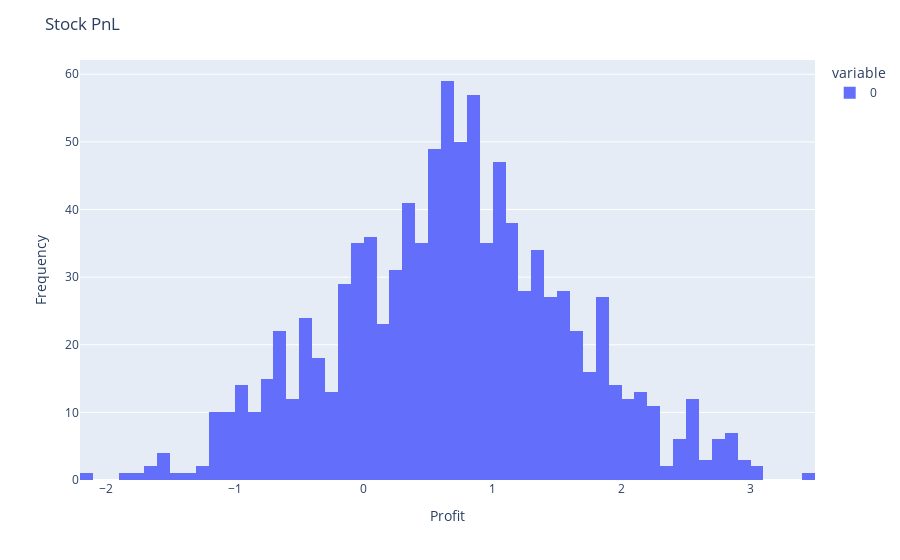

This figure's notebook cell:
### Code cell
import plotly.express as px



# Create a histogram using Plotly Express for data1
fig = px.histogram(stock_profit, nbins=100)

# Add another histogram for data2
# fig.add_trace(px.histogram(total_profit, nbins=100).data[0])

# Customize the plot (optional)
fig.update_layout(
    title="Stock PnL",
    xaxis_title="Profit",
    yaxis_title="Frequency",
    showlegend=True
)

# Display the plot
fig

### Figure 1 — Plotly figure (JSON) as saved in the notebook; plotly's stock layout.template omitted (floating-point values rounded to 4 significant figures; data arrays with more than 128 entries replaced by an {"elided": "..."} marker saying what was removed)
{"data": [{"alignmentgroup": "True", "bingroup": "x", "hovertemplate": "variable=0<br>value=%{x}<br>count=%{y}<extra></extra>", "legendgroup": "0", "marker": {"color": "#636efa", "pattern": {"shape": ""}}, "name": "0", "nbinsx": 100, "offsetgroup": "0", "orientation": "v", "showlegend": true, "type": "histogram", "x": {"elided": "1000 float values"}, "xaxis": "x", "yaxis": "y"}], "layout": {"barmode": "relative", "legend": {"title": {"text": "variable"}, "tracegroupgap": 0}, "margin": {"t": 60}, "showlegend": true, "title": {"text": "Stock PnL"}, "xaxis": {"anchor": "y", "domain": [0, 1], "title": {"text": "Profit"}}, "yaxis": {"anchor": "x", "domain": [0, 1], "title": {"text": "Frequency"}}}}
